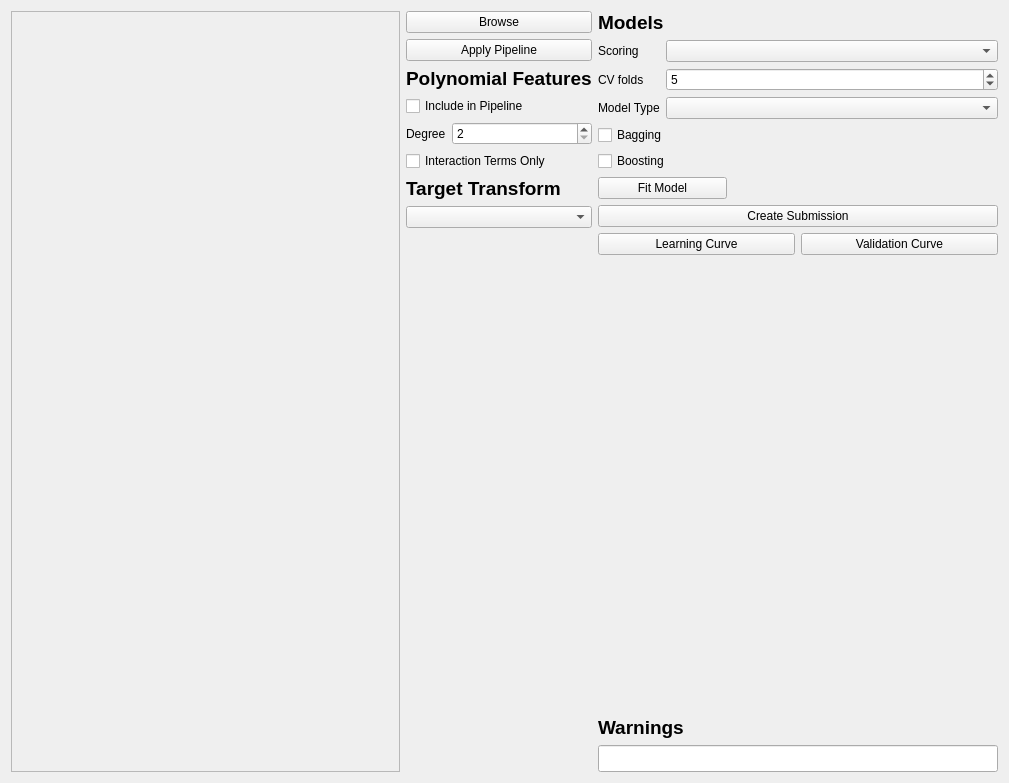
<?xml version="1.0" encoding="UTF-8"?>
<ui version="4.0">
 <class>Form</class>
 <widget class="QWidget" name="Form">
  <property name="geometry">
   <rect>
    <x>0</x>
    <y>0</y>
    <width>1009</width>
    <height>783</height>
   </rect>
  </property>
  <property name="windowTitle">
   <string>Form</string>
  </property>
  <layout class="QHBoxLayout" name="horizontalLayout" stretch="1,0,0">
   <item>
    <layout class="QVBoxLayout" name="verticalLayout">
     <item>
      <widget class="QScrollArea" name="scrollArea">
       <property name="widgetResizable">
        <bool>true</bool>
       </property>
       <widget class="QWidget" name="pipeline">
        <property name="geometry">
         <rect>
          <x>0</x>
          <y>0</y>
          <width>390</width>
          <height>761</height>
         </rect>
        </property>
        <layout class="QGridLayout" name="gridLayout"/>
       </widget>
      </widget>
     </item>
    </layout>
   </item>
   <item>
    <layout class="QVBoxLayout" name="verticalLayout_6" stretch="0">
     <item>
      <layout class="QVBoxLayout" name="verticalLayout_7">
       <item>
        <widget class="QPushButton" name="browse_button">
         <property name="text">
          <string>Browse</string>
         </property>
        </widget>
       </item>
       <item>
        <widget class="QPushButton" name="applypipeline_button">
         <property name="text">
          <string>Apply Pipeline</string>
         </property>
        </widget>
       </item>
       <item>
        <widget class="QLabel" name="label">
         <property name="font">
          <font>
           <pointsize>14</pointsize>
           <bold>true</bold>
          </font>
         </property>
         <property name="text">
          <string>Polynomial Features</string>
         </property>
        </widget>
       </item>
       <item>
        <layout class="QFormLayout" name="formLayout_4">
         <item row="0" column="0" colspan="2">
          <widget class="QCheckBox" name="polyfeatures_checkbox">
           <property name="font">
            <font>
             <pointsize>9</pointsize>
            </font>
           </property>
           <property name="text">
            <string>Include in Pipeline</string>
           </property>
          </widget>
         </item>
         <item row="1" column="0">
          <widget class="QLabel" name="label_11">
           <property name="text">
            <string>Degree</string>
           </property>
          </widget>
         </item>
         <item row="1" column="1">
          <widget class="QSpinBox" name="polydeg_spinbox">
           <property name="minimum">
            <number>2</number>
           </property>
           <property name="maximum">
            <number>5</number>
           </property>
          </widget>
         </item>
         <item row="2" column="0" colspan="2">
          <widget class="QCheckBox" name="polyinteraction_checkbox">
           <property name="text">
            <string>Interaction Terms Only</string>
           </property>
          </widget>
         </item>
        </layout>
       </item>
       <item>
        <layout class="QVBoxLayout" name="verticalLayout_3">
         <item>
          <widget class="QLabel" name="label_10">
           <property name="font">
            <font>
             <pointsize>14</pointsize>
             <bold>true</bold>
            </font>
           </property>
           <property name="text">
            <string>Target Transform</string>
           </property>
          </widget>
         </item>
         <item>
          <widget class="QComboBox" name="targettransform_combobox"/>
         </item>
        </layout>
       </item>
       <item>
        <spacer name="verticalSpacer_2">
         <property name="orientation">
          <enum>Qt::Vertical</enum>
         </property>
         <property name="sizeHint" stdset="0">
          <size>
           <width>20</width>
           <height>40</height>
          </size>
         </property>
        </spacer>
       </item>
      </layout>
     </item>
    </layout>
   </item>
   <item>
    <layout class="QVBoxLayout" name="verticalLayout_2">
     <item>
      <widget class="QLabel" name="label_6">
       <property name="minimumSize">
        <size>
         <width>400</width>
         <height>0</height>
        </size>
       </property>
       <property name="font">
        <font>
         <pointsize>14</pointsize>
         <bold>true</bold>
        </font>
       </property>
       <property name="text">
        <string>Models</string>
       </property>
      </widget>
     </item>
     <item>
      <layout class="QFormLayout" name="formLayout_3">
       <item row="0" column="0">
        <widget class="QLabel" name="label_7">
         <property name="text">
          <string>Scoring</string>
         </property>
        </widget>
       </item>
       <item row="0" column="1">
        <widget class="QComboBox" name="scoring_combobox"/>
       </item>
       <item row="1" column="0">
        <widget class="QLabel" name="label_8">
         <property name="text">
          <string>CV folds</string>
         </property>
        </widget>
       </item>
       <item row="1" column="1">
        <widget class="QSpinBox" name="cvfold_spinbox">
         <property name="minimum">
          <number>3</number>
         </property>
         <property name="maximum">
          <number>20</number>
         </property>
         <property name="value">
          <number>5</number>
         </property>
        </widget>
       </item>
       <item row="2" column="0">
        <widget class="QLabel" name="label_9">
         <property name="text">
          <string>Model Type</string>
         </property>
        </widget>
       </item>
       <item row="2" column="1">
        <widget class="QComboBox" name="model_combobox"/>
       </item>
      </layout>
     </item>
     <item>
      <widget class="QCheckBox" name="bagging_checkbox">
       <property name="text">
        <string>Bagging</string>
       </property>
      </widget>
     </item>
     <item>
      <widget class="QCheckBox" name="boosting_checkbox">
       <property name="text">
        <string>Boosting</string>
       </property>
      </widget>
     </item>
     <item>
      <layout class="QFormLayout" name="paramgrid_layout"/>
     </item>
     <item>
      <layout class="QHBoxLayout" name="horizontalLayout_4">
       <item>
        <widget class="QPushButton" name="fitmodel_button">
         <property name="text">
          <string>Fit Model</string>
         </property>
        </widget>
       </item>
       <item>
        <widget class="QLabel" name="results_label">
         <property name="text">
          <string/>
         </property>
        </widget>
       </item>
       <item>
        <widget class="QLabel" name="optparam_label">
         <property name="text">
          <string/>
         </property>
        </widget>
       </item>
      </layout>
     </item>
     <item>
      <widget class="QPushButton" name="submission_button">
       <property name="text">
        <string>Create Submission</string>
       </property>
      </widget>
     </item>
     <item>
      <layout class="QVBoxLayout" name="plot_layout"/>
     </item>
     <item>
      <layout class="QHBoxLayout" name="horizontalLayout_6">
       <item>
        <widget class="QPushButton" name="learningcurve_button">
         <property name="text">
          <string>Learning Curve</string>
         </property>
        </widget>
       </item>
       <item>
        <widget class="QPushButton" name="validation_button">
         <property name="text">
          <string>Validation Curve</string>
         </property>
        </widget>
       </item>
      </layout>
     </item>
     <item>
      <spacer name="verticalSpacer">
       <property name="orientation">
        <enum>Qt::Vertical</enum>
       </property>
       <property name="sizeHint" stdset="0">
        <size>
         <width>20</width>
         <height>40</height>
        </size>
       </property>
      </spacer>
     </item>
     <item>
      <widget class="QLabel" name="label_12">
       <property name="font">
        <font>
         <pointsize>14</pointsize>
         <bold>true</bold>
        </font>
       </property>
       <property name="text">
        <string>Warnings</string>
       </property>
      </widget>
     </item>
     <item>
      <widget class="QLineEdit" name="output_lineedit">
       <property name="font">
        <font>
         <pointsize>12</pointsize>
        </font>
       </property>
      </widget>
     </item>
    </layout>
   </item>
  </layout>
 </widget>
 <resources/>
 <connections/>
</ui>
